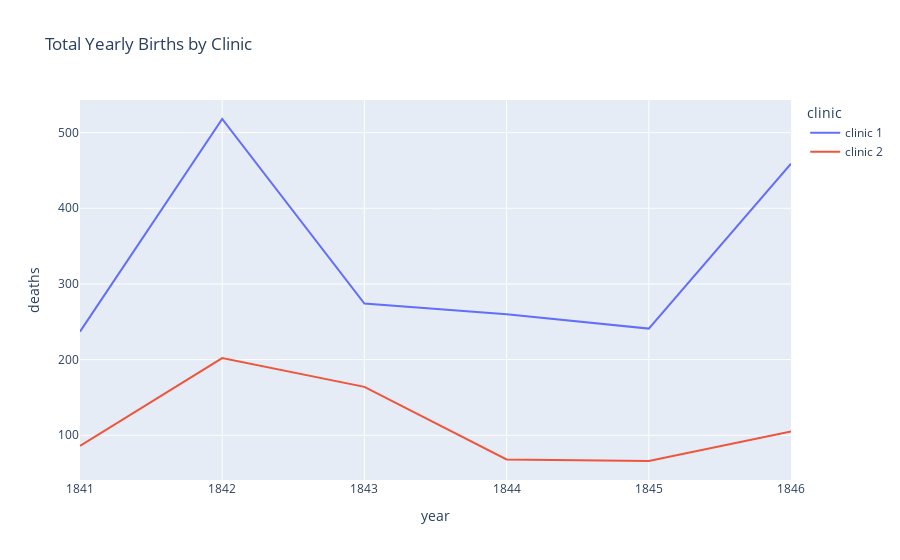

The notebook cell this image was saved under:
### Code cell
line2 = px.line(df_yearly, 
               x='year', 
               y='deaths',
               color='clinic',
               height=600,
               title='Total yearly deaths by clinic')
 
line2.show()

### Figure 1 — Plotly figure (JSON) as saved in the notebook; plotly's stock layout.template omitted (floating-point values rounded to 4 significant figures)
{"data": [{"hovertemplate": "clinic=clinic 1<br>year=%{x}<br>deaths=%{y}<extra></extra>", "legendgroup": "clinic 1", "line": {"color": "#636efa", "dash": "solid"}, "marker": {"symbol": "circle"}, "mode": "lines", "name": "clinic 1", "orientation": "v", "showlegend": true, "type": "scatter", "x": [1841, 1842, 1843, 1844, 1845, 1846], "xaxis": "x", "y": [237, 518, 274, 260, 241, 459], "yaxis": "y"}, {"hovertemplate": "clinic=clinic 2<br>year=%{x}<br>deaths=%{y}<extra></extra>", "legendgroup": "clinic 2", "line": {"color": "#EF553B", "dash": "solid"}, "marker": {"symbol": "circle"}, "mode": "lines", "name": "clinic 2", "orientation": "v", "showlegend": true, "type": "scatter", "x": [1841, 1842, 1843, 1844, 1845, 1846], "xaxis": "x", "y": [86, 202, 164, 68, 66, 105], "yaxis": "y"}], "layout": {"autosize": true, "legend": {"title": {"text": "clinic"}, "tracegroupgap": 0}, "title": {"text": "Total Yearly Births by Clinic"}, "xaxis": {"anchor": "y", "autorange": true, "domain": [0, 1], "range": [1841, 1846], "title": {"text": "year"}, "type": "linear"}, "yaxis": {"anchor": "x", "autorange": true, "domain": [0, 1], "range": [40.89, 543.1], "title": {"text": "deaths"}, "type": "linear"}}}
